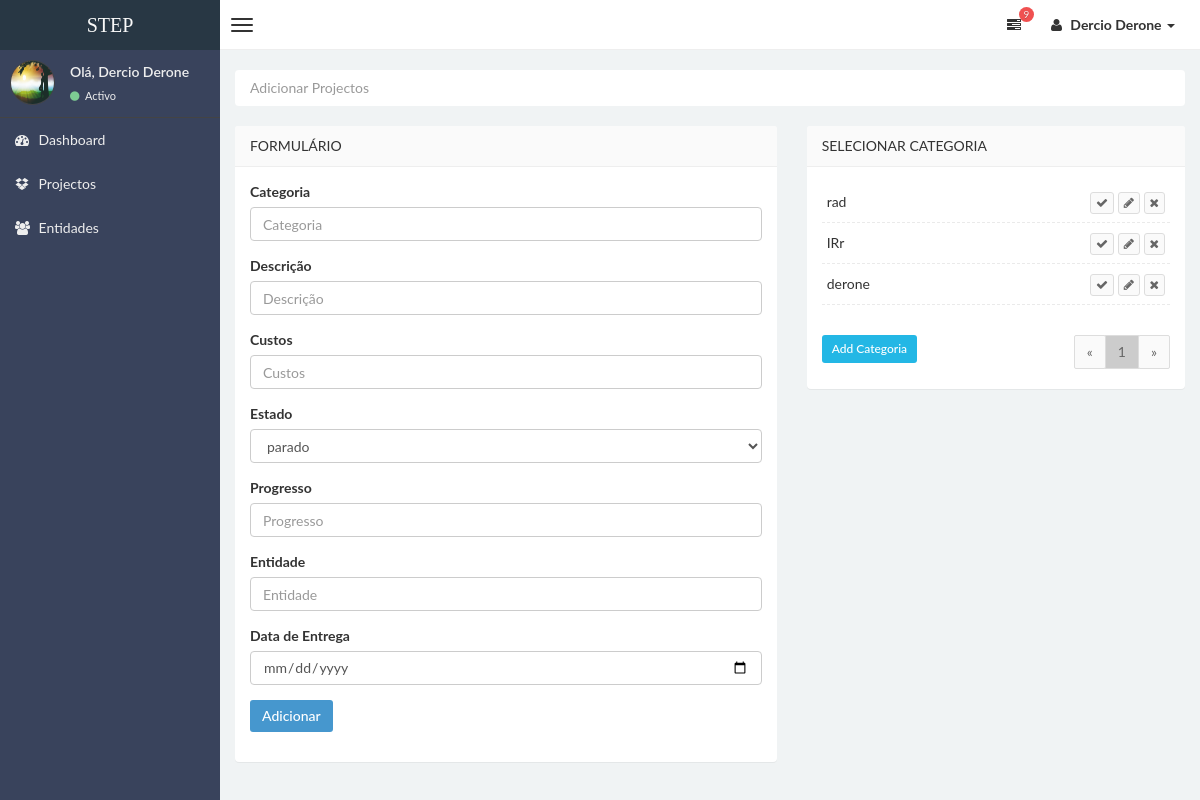
/projectos/add (signed in), run on an earlier commit of the app's database.
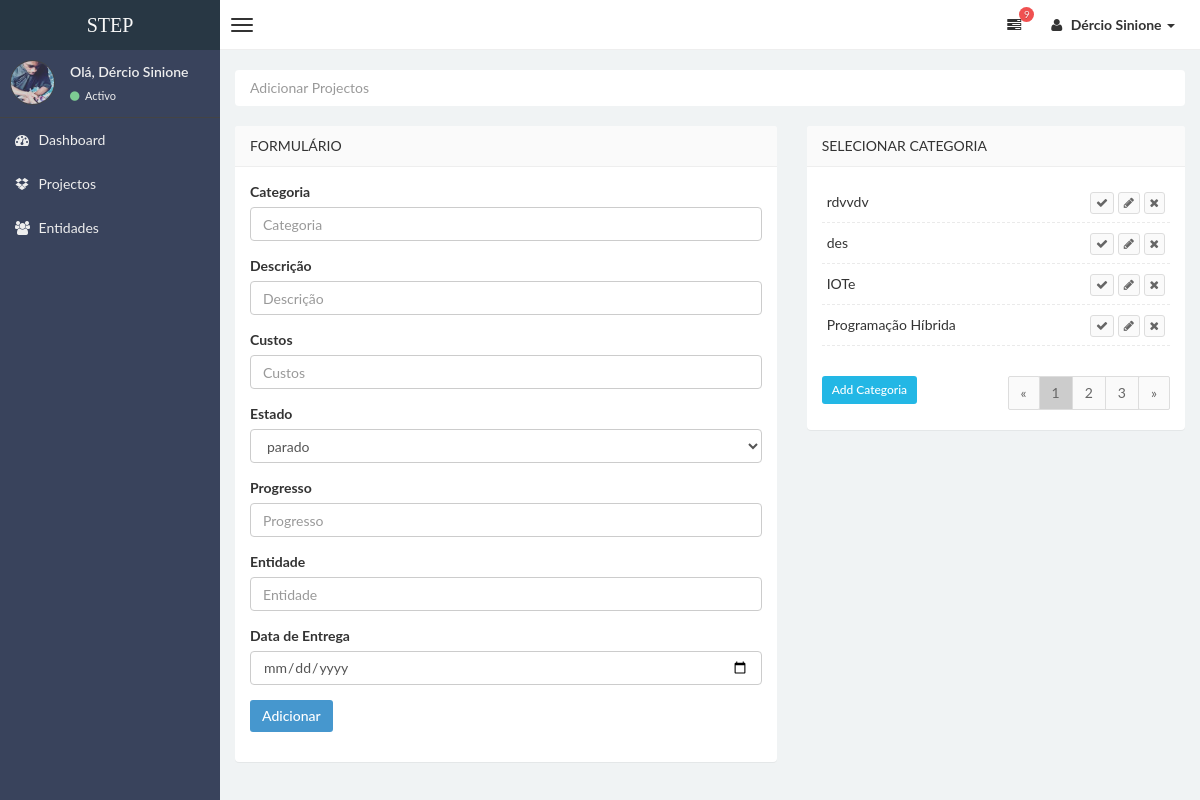
And on a later commit of the database.
### stepsite/models.py (models this page shows, shortened)
class Usuarios(db.Model,UserMixin):
    id = db.Column(db.Integer,primary_key=True)
    nome = db.Column(db.String(30), unique=True, nullable=False)
    email = db.Column(db.String(100), unique=True, nullable=False)
    senha = db.Column(db.String(100), unique=False, nullable=False)
    imagem = db.Column(db.String(30), nullable=False, default='defaultUser.jpg')
    categorias = db.relationship('Categorias', backref='usuarios', lazy=True)
    entidades = db.relationship('Entidades', backref='usuarios', lazy=True)
    projectos = db.relationship('Projectos', backref='usuarios', lazy=True)

class Categorias(db.Model):
    id = db.Column(db.Integer,primary_key=True)
    nome = db.Column(db.String(50), nullable=False)
    idUser = db.Column(db.Integer, db.ForeignKey('usuarios.id'),nullable=False)
    projectos = db.relationship('Projectos', backref='categorias', lazy=True)

### stepsite/projectos/routes.py (the view, shortened to what this page needs)
@projects.route("/projectos/add",methods=['GET','POST'])
@login_required
def addprojectos():
    page = request.args.get('page',1, type=int)
    en = request.args.get('en',0, type=int)
    form = FormProjectos()
    if en is not 0:
        form.custos.data = 0
        form.progresso.data = 0
        entidade = Entidades.query.get(en)
        form.idEntidade.data = entidade.id
        form.entidade.data = entidade.nome
    per_page = 4
    result = Categorias.query.order_by(Categorias.id.desc()).filter_by(idUser=current_user.id).paginate(page=page,per_page=per_page)
    if request.method == 'POST':
        form.custos.data = request.form['custos']
        form.progresso.data = request.form['progresso']
        form.dataEntrega.data = request.form['dataEntrega']
        form.estado.data = request.form['estado']
    return render_template("addprojectos.html",title="STEP | Adicionar Projectos",result=result,form=form,en=en,curpage=page)

### stepsite/projectos/forms.py
class FormProjectos(FlaskForm):
    descricao = StringField('Descrição', validators=[DataRequired(),length(min=3,max=100,message="Só é permetido nome no intervalo de 3 a 100 dígitos.")])
    idCategoria = StringField('Id da Categoria',validators=[DataRequired()])
    idProjecto = IntegerField('Identificador')
    categoria = StringField('Categoria', validators=[DataRequired()])
    custos = DecimalField('Custos', validators=[DataRequired(message="Este campo é obrigatório.")])
    estado = StringField('estado', validators=[DataRequired()])
    progresso = IntegerField('Progresso', validators=[DataRequired(message="Este campo é obrigatório."),length(max=3,message="O progresso de um projecto vai de 0 a 100%.")])
    idEntidade = StringField('Id da Entidade',validators=[DataRequired()])
    entidade = StringField('Entidade', validators=[DataRequired()])
    dataEntrega = DateField('Data Entrega',validators=[DataRequired(message="Este campo é obrigatório.")])
    submit = SubmitField('Adicionar')

### stepsite/models.py (called while the page is built)
@login_manager.user_loader
def load_user(user_id):
    return Usuarios.query.get(int(user_id))

### stepsite/templates/addprojectos.html (shortened to what the changed rows need)
{% extends "layoutAdmin.html" %}
{% block content %}
<section class="row">
    <div class="col-md-5">
    <section class="panel tasks-widget">
    <div class="panel-body">
        <div class="task-content">
            <ul class="task-list ui-sortable" id="listaCategorias">
            {% if result: %}
                {% for item in result.items %}
                    <li>
                        <span> {{ item.nome }}</span>
                        <div class="pull-right hidden-phone">
                            <a onclick="SelectCategoria('{{item.id}}','{{item.nome}}')"><button class="btn btn-default btn-xs"><i class="fa fa-check"></i></button></a>
                            <a  onclick="AcaoCategoria('/categoria/{{item.id}}/update','Actualizar','{{item.nome}}')" href="#ModalCategoria" data-toggle="modal" data-target="#ModalCategoria"><button class="btn btn-default btn-xs"><i class="fa fa-pencil"></i></button></a>
                            <a href="#ModalConfirm" onclick="fnIdselecionado('/categoria/{{item.id}}/delete?en={{en}}&page={{curpage}}')" data-toggle="modal" data-target="#ModalConfirm"><button class="btn btn-default btn-xs"><i class="fa fa-times"></i></button></a>
                        </div>
                    </li>
                {% endfor %}
            {% endif %}
            </ul>
        </div>
            <div class="row">
                <div class="col-md-9 text-right">
                    <ul class="pagination" style="margin-top: 0px; margin-bottom: 0px;">
                    {% for numPage in result.iter_pages(left_edge=1,right_edge=1,left_current=1,right_current=2)%}
                        {% if numPage %}
                            {% if result.page == numPage %}
                                <li><a style="background-color: #ccc;" href="/projectos/add?en={{en}}&page={{numPage}}">{{ numPage }}</a></li>
                            {% else %}
                                <li><a href="/projectos/add?en={{en}}&page={{numPage}}">{{ numPage }}</a></li>
                            {% endif %}
                        {% endif %}
                    {% endfor %}
                    </ul>
                </div>
            </div>
</section>
    </div>
</section>
{% endblock content %}

### stepsite/templates/layoutAdmin.html (shortened to what this page needs)
<!DOCTYPE html>
<html>
    <head>
        <link href="../static/css/bootstrap.css" rel="stylesheet" type="text/css" />
        <link href="../static/css/font-awesome.min.css" rel="stylesheet" type="text/css" />
        <link href="../static/css/mystyle.css" rel="stylesheet" type="text/css" />
        <link href="../static/css/style.css" rel="stylesheet" type="text/css" />
    </head>
    <body class="skin-black">
        <header class="header">
            <a href="{{url_for('main.home')}}" class="logo">
                STEP
            </a>
            <nav class="navbar navbar-static-top" role="navigation">
                <a href="#" class="navbar-btn sidebar-toggle" data-toggle="offcanvas" role="button" >
                    <span class="icon-bar"></span>
                    <span class="icon-bar"></span>
                    <span class="icon-bar"></span>
                </a>
                <div class="navbar-right">
                    <ul class="nav navbar-nav">
                      <li class="dropdown tasks-menu">
                            <a href="#" class="dropdown-toggle" data-toggle="dropdown">
                                <i class="fa fa-tasks"></i>
                                <span class="label label-danger">9</span>
                            </a>
                        </li>
                        <li class="dropdown user user-menu">
                            <a href="#" class="dropdown-toggle" data-toggle="dropdown">
                                <i class="fa fa-user"></i>
                                <span> {{current_user.nome}} <i class="caret"></i></span>
                            </a>
                        </li>
                    </ul>
                </div>
            </nav>
        </header>
        <div class="wrapper row-offcanvas row-offcanvas-left">
            <aside class="left-side sidebar-offcanvas">
                <section class="sidebar">
                    <div class="user-panel">
                        <div class="pull-left image">
                            <img src="{{url_for('static',filename='profile_img/'+current_user.imagem)}}" class="img-circle" alt="User Image" />
                        </div>
                        <div class="pull-left info">
                            <p>Olá, {{current_user.nome}} </p>
                            <a href="#"><i class="fa fa-circle text-success"></i> Activo</a>
                        </div>
                    </div>
                    <ul class="sidebar-menu">
                        <li>
                            <a href="{{url_for('projects.admin')}}">
                                <i class="fa fa-dashboard"></i> <span>Dashboard </span>
                            </a>
                        </li>
                        <li>
                            <a href="{{url_for('projects.projectos')}}">
                                <i class="fa fa-dropbox"></i> <span>Projectos</span>
                            </a>
                        </li>
                        <li class="">
                            <a href="{{url_for('entidads.entidades')}}">
                                <i class="fa fa-group"></i> <span>Entidades</span>
                            </a>
                        </li>
                    </ul>
                </section>
            </aside>
            <aside class="right-side">
            <section class="content">
            {% block content %}
            {% endblock content %}
            </section>
			</aside>
		</div>
    </body>
</html>

What changed in the data, as far as the page shows it:
no longer on this page (row edited): Categorias: nome "rad"
no longer on this page (row edited): Categorias: nome "IRr"
no longer on this page (row edited): Categorias: nome "derone"
changed Usuarios: nome "Dercio Derone" → "Dércio Sinione"; imagem: picture added in place of a placeholder
added Categorias: nome "rdvvdv"
added Categorias: nome "des"
added Categorias: nome "IOTe"
added Categorias: nome "Programação Híbrida"
Also different on the page:
new list line: "2"
new list line: "3"
